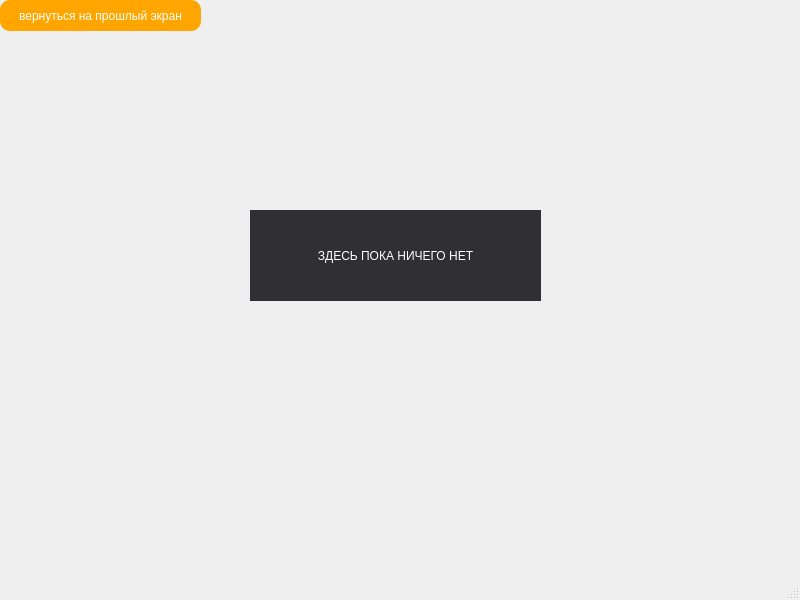
<?xml version="1.0" encoding="UTF-8"?>
<ui version="4.0">
 <class>MainWindowautomat</class>
 <widget class="QMainWindow" name="MainWindowautomat">
  <property name="geometry">
   <rect>
    <x>0</x>
    <y>0</y>
    <width>800</width>
    <height>600</height>
   </rect>
  </property>
  <property name="windowTitle">
   <string>MainWindow</string>
  </property>
  <property name="styleSheet">
   <string notr="true">QMainWindow
{

	background-image: url(:/resource/resource/automat.jpg);

}</string>
  </property>
  <widget class="QWidget" name="centralwidget">
   <widget class="QPushButton" name="pushButton_2">
    <property name="geometry">
     <rect>
      <x>250</x>
      <y>210</y>
      <width>291</width>
      <height>91</height>
     </rect>
    </property>
    <property name="styleSheet">
     <string notr="true">QPushButton
{
border:none;
color:white;
background-color:rgb(48, 48, 50);
font: 600 8t &quot;Liberation Serif&quot;;
position: absolute;
}
QPushButton:Hover
{
    background-color:rgb(255,145,0);
	border-radius:50px;
}
QPushButton:pressed
{
	background-color:rgb(0,12,0);
	color:rgb(0,255,0);
}</string>
    </property>
    <property name="text">
     <string>ЗДЕСЬ ПОКА НИЧЕГО НЕТ</string>
    </property>
   </widget>
   <widget class="QPushButton" name="pushButton">
    <property name="geometry">
     <rect>
      <x>0</x>
      <y>0</y>
      <width>201</width>
      <height>31</height>
     </rect>
    </property>
    <property name="styleSheet">
     <string notr="true">QPushButton
{
border:none;
color:white;
background-color:orange;
font: 600 10.5pt &quot;Liberation Serif&quot;;
position: absolute;
border-radius: 10px;
}
QPushButton:Hover
{
    background-color:rgb(255,145,0);
	border-radius: 10px;
}
QPushButton:pressed
{
	background-color:rgb(0,12,0);
	color:rgb(0,255,0);
	border-radius: 10px;
	
}</string>
    </property>
    <property name="text">
     <string>вернуться на прошлый экран</string>
    </property>
   </widget>
  </widget>
  <widget class="QMenuBar" name="menubar">
   <property name="geometry">
    <rect>
     <x>0</x>
     <y>0</y>
     <width>800</width>
     <height>21</height>
    </rect>
   </property>
  </widget>
  <widget class="QStatusBar" name="statusbar"/>
 </widget>
 <resources/>
 <connections/>
</ui>
